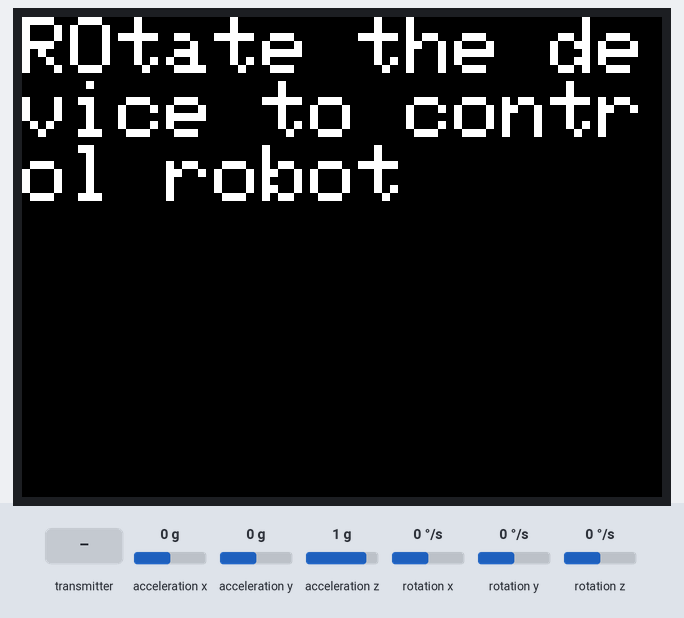
Bench run of a sketch on a simulated ESP32. On the bench: 320×240 colour display. The test bench sets the inputs (shaded band); at power-on: acceleration x 0 g, acceleration y 0 g, acceleration z 1 g, rotation x 0 °/s, rotation y 0 °/s, rotation z 0 °/s. What the sketch prints to the serial monitor is not drawn.

Above: at 1.5 s.

The sketch:

gesture_controller.ino
```cpp
#include <esp_now.h>
#include <WiFi.h>
#include <M5Core2.h>

// REPLACE WITH THE MAC Address of your receiver
uint8_t broadcastAddress[] = {0xA4,0xCF,0x12,0x8D,0x0E,0x7C};

float accX = 0.0F;
float accY = 0.0F;
float accZ = 0.0F;

float gyroX = 0.0F;
float gyroY = 0.0F;
float gyroZ = 0.0F;

float pitch = 0.0F;
float roll  = 0.0F;
float yaw   = 0.0F;

float temp = 0.0F;

// Define variables to store BME280 readings to be sent
float temperature;
float humidity;

// Define variables to store incoming readings
float incomingTemp;
float incomingHum;

// Variable to store if sending data was successful
String success;

typedef struct struct_message {
    float temp;
    float hum;
} struct_message;

// Create a struct_message called BME280Readings to hold sensor readings
struct_message BME280Readings;

// Create a struct_message to hold incoming sensor readings
struct_message incomingReadings;

esp_now_peer_info_t peerInfo;

// Callback when data is sent
void OnDataSent(const uint8_t *mac_addr, esp_now_send_status_t status) {
  Serial.print("\r\nLast Packet Send Status:\t");
  Serial.println(status == ESP_NOW_SEND_SUCCESS ? "Delivery Success" : "Delivery Fail");
  if (status ==0){
    success = "Delivery Success :)";
  }
  else{
    success = "Delivery Fail :(";
  }
}

// Callback when data is received
void OnDataRecv(const uint8_t * mac, const uint8_t *incomingData, int len) {
  memcpy(&incomingReadings, incomingData, sizeof(incomingReadings));
  Serial.print("Bytes received: ");
  Serial.println(len);
  incomingTemp = incomingReadings.temp;
  incomingHum = incomingReadings.hum;
}

void setup() {

  M5.begin();
  M5.IMU.Init();
  M5.Lcd.begin();
  M5.Lcd.setTextSize(4);
  M5.Lcd.print("ROtate the device to control robot");

  Serial.begin(115200);

  WiFi.mode(WIFI_STA);

  // Init ESP-NOW
  if (esp_now_init() != ESP_OK) {
    Serial.println("Error initializing ESP-NOW");
    return;
  }

  // Once ESPNow is successfully Init, we will register for Send CB to
  // get the status of Trasnmitted packet
  esp_now_register_send_cb(OnDataSent);

  // Register peer
  memcpy(peerInfo.peer_addr, broadcastAddress, 6);
  peerInfo.channel = 0;
  peerInfo.encrypt = false;

  // Add peer
  if (esp_now_add_peer(&peerInfo) != ESP_OK){
    Serial.println("Failed to add peer");
    return;
  }
  // Register for a callback function that will be called when data is received
  esp_now_register_recv_cb(OnDataRecv);
  randomSeed(analogRead(0));
}

void loop() {

  M5.IMU.getGyroData(&gyroX,&gyroY,&gyroZ);
  M5.IMU.getAccelData(&accX,&accY,&accZ);
  M5.IMU.getAhrsData(&pitch,&roll,&yaw);
  M5.IMU.getTempData(&temp);

  // Set values to send
  BME280Readings.temp = accX;
  BME280Readings.hum = accY;


  // Send message via ESP-NOW
  esp_err_t result = esp_now_send(broadcastAddress, (uint8_t *) &BME280Readings, sizeof(BME280Readings));

  if (result == ESP_OK) {
    Serial.println("Sent with success");
  }
  else {
    Serial.println("Error sending the data");
  }
  delay(1000);
}
```
